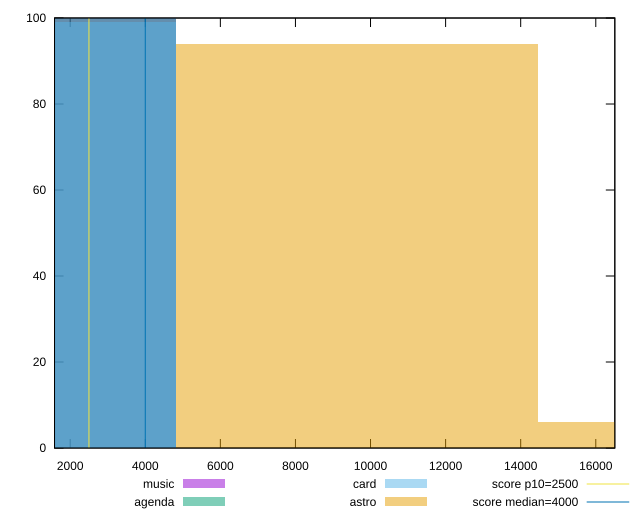

Write the gnuplot code that produced this figure.
reset

$music <<EOF
0 100
EOF

$agenda <<EOF
0 100
EOF

$card <<EOF
0 99
EOF

$astro <<EOF
9632.285041304944 94
19264.570082609887 6
EOF

set key outside below
set boxwidth 9632.285041304944
set xrange [1583.1165:16507.219500000007]
set yrange [0:100]
set trange [0:100]
set style fill transparent solid 0.5 noborder

set parametric
set terminal svg size 640, 520 enhanced background rgb 'white'
set output "reports/report_00030_2021-02-24T20-42-31.540Z/largest-contentful-paint/comparison/histogram/all_raw.svg"

plot $music title "music" with boxes, \
     $agenda title "agenda" with boxes, \
     $card title "card" with boxes, \
     $astro title "astro" with boxes, \
     2500,t title "score p10=2500", \
     4000,t title "score median=4000"

reset
